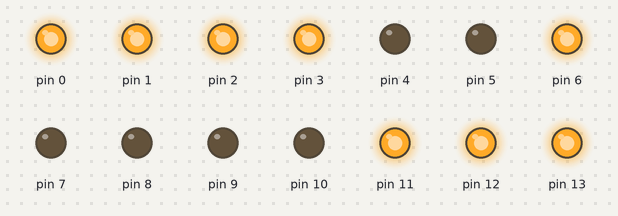
The sketch below on a simulated Arduino Uno, built with avr-gcc and run on an emulated ATmega328P. Shown: output pins drawn as LEDs (lit = HIGH).

Above: at 0.1 s.
Timing chart, 0 to 1.6 s (numbered marks = the images above):
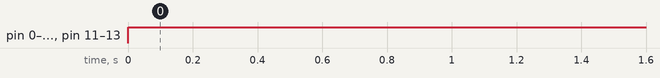

The sketch:

P2_-_KEYPAD.ino
```cpp
void setup() {
pinMode(0, OUTPUT);
pinMode(1, OUTPUT);
pinMode(2, OUTPUT);
pinMode(3, OUTPUT);
pinMode(4, OUTPUT);
pinMode(5, OUTPUT);
pinMode(6, OUTPUT);
pinMode(7, OUTPUT);
pinMode(8, OUTPUT);
pinMode(9, OUTPUT);
pinMode(10, OUTPUT);
pinMode(11, OUTPUT);
pinMode(12, OUTPUT);
pinMode(13, OUTPUT);
}

void satu()
//seven segment common anoda
  {
   digitalWrite(0, 1); //G
   digitalWrite(1, 1); //F
   digitalWrite(2, 1); //E
   digitalWrite(3, 1); //D
   digitalWrite(4, 0); //C
   digitalWrite(5, 0); //B
   digitalWrite(6, 1); //A
    }

void tujuh()
//seven segment common katoda
  {
   digitalWrite(7, 0); //G
   digitalWrite(8, 0); //F
   digitalWrite(9, 0); //E
   digitalWrite(10, 0); //D
   digitalWrite(11, 1); //C
   digitalWrite(12, 1); //B
   digitalWrite(13, 1); //A
    }

void loop() {
satu();
tujuh();
}
```

Measured:
- by itself, pin 0–3, pin 6, pin 11–13: LOW → HIGH at 0.00 s
